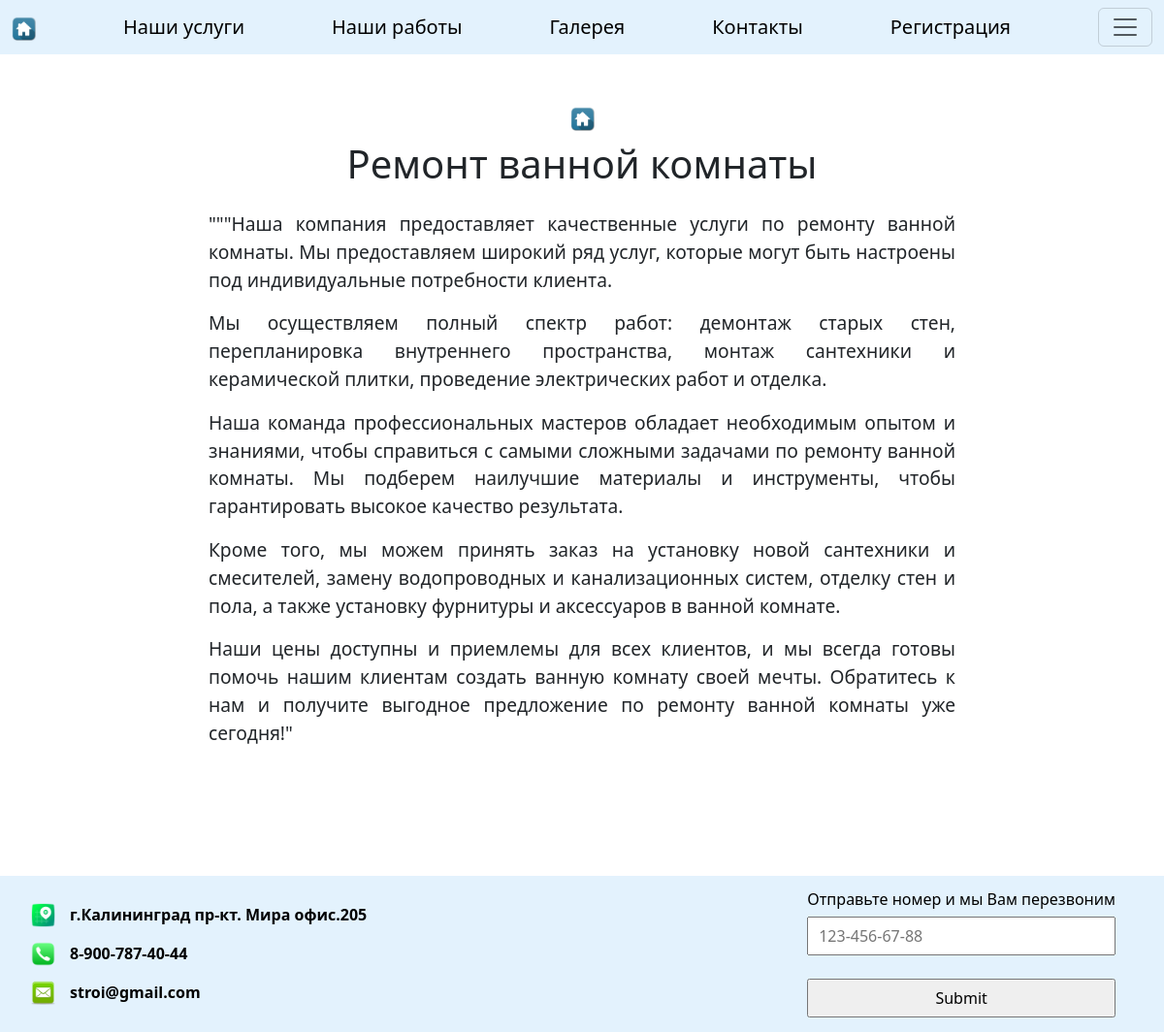
/renovation_bathroom/, run on an earlier commit of the app's database.
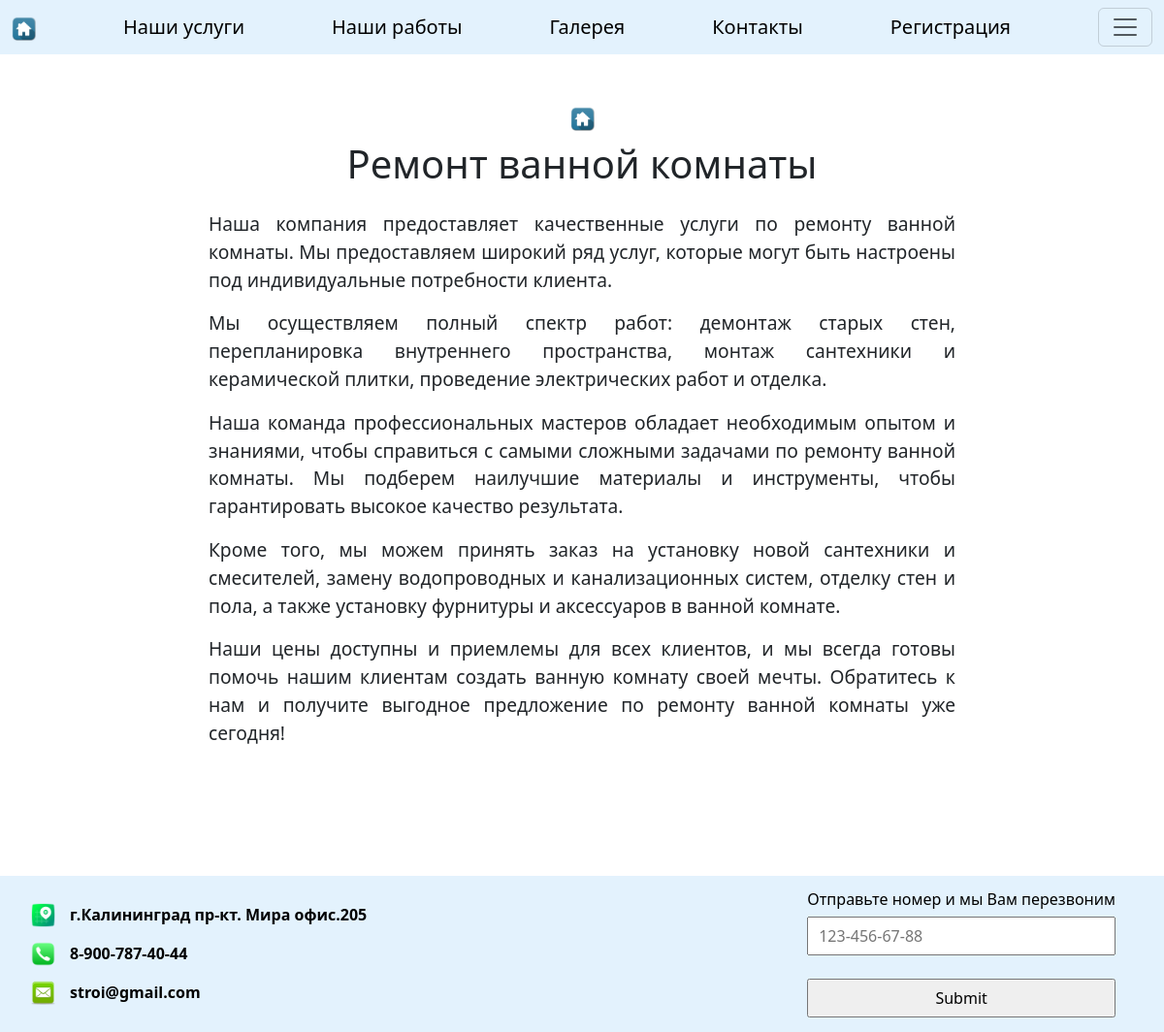
And on a later commit of the database.
### renovation_bathroom/models.py (models this page shows)
class BathRoomType(models.Model):
    binding = models.ForeignKey(TypeOfServices, on_delete=models.CASCADE, null=True, blank=True)

### main_1/models.py (models this page shows, shortened)
class TypeOfServices(models.Model):  # модель видов предоставляемых услуг на сайте
    title = models.CharField(max_length=250)  # название предоставляемых услуг
    description = models.TextField(max_length=3000)  # описание предоставляемых услуг
    services_image = models.ForeignKey(PhotoOfWorks, on_delete=models.CASCADE, null=True, blank=True)  # связь с
    company = models.ForeignKey(Company, on_delete=models.CASCADE, null=True, blank=True)

### renovation_bathroom/views.py (the view)
# urls.py: path('renovation_bathroom/', include('renovation_bathroom.urls')),
def renovation_bathroom(request):
    contact_org = ContactOfOrganization.objects.all()
    photo = PhotoOfWorks.objects.all()
    bathroom = BathRoom.objects.all()[:3]
    works = BathRoomType.objects.all()
    context = {
        'bathroom': bathroom,
        'works': works,
        'photo': photo,
        'contact': contact_org,
    }
    return render(request, 'renovation_bathroom/index.html', context)

### renovation_bathroom/templates/renovation_bathroom/index.html (shortened to what this page needs)
<!DOCTYPE html>
{% load static %}
<html lang="en">
<head>
     <link rel="stylesheet" href="{% static 'css/style.css' %}">
    <link rel="stylesheet" href="{% static 'css/style.scss' %}">
    <link rel="stylesheet" href="https://cdn.jsdelivr.net/npm/bootstrap@5.3.0-alpha3/dist/css/bootstrap.min.css">
</head>
<body >
{% block title %}
<nav class="navbar fixed-top" style='background-color: #e3f2fd'>
  <div class="container-fluid">
   <a class="navbar-brand" href="{% url 'index' %}"><img src="{% static 'images/home.ico' %}" alt="" style="width: 25px; height: 25px"></a>
    <a class="navbar-brand" href="{% url 'main' %}">Наши услуги</a>
    <a class="navbar-brand" href="{% url 'info-objects' %}">Наши работы</a>
    <a class="navbar-brand" href="{% url 'bathroom_gallery' %}">Галерея</a>
    <a class="navbar-brand" href="{% url 'contact' %}">Контакты</a>
      {% if user.is_authenticated%}
    <a class="navbar-brand" href="{% url 'personal_account'  user.id %}">Личный кабинет</a>
      {% else %}
    <a class="navbar-brand" href="{% url 'enter' %}">Регистрация</a>
      {% endif %}
    <button class="navbar-toggler" type="button" data-bs-toggle="offcanvas" data-bs-target="#offcanvasDarkNavbar" aria-controls="offcanvasDarkNavbar" aria-label="Toggle navigation">
      <span class="navbar-toggler-icon"></span>
    </button>
  </div>
</nav>
{% endblock %}
{% block content %}
<div class="content">
        <div class="our_works_wrapper">
            <div class="our_works_wrapper_title">
                <a href="{% url 'index' %}"><img class="icon" style="margin-top: 10px"
                                                  src="{% static 'images/home.ico' %}"></a>
                <h1>Ремонт ванной комнаты</h1>
                {% for field in works %}
                <p>{{ field.binding.description|linebreaks }}</p>
                {% endfor %}
            </div>
        </div>
</div>
{% endblock %}
{% block footer %}
<div class="footer">
            {% for fields in contact %}
                <ul class="contact_list">
                    <li class="contact_element">
                        <img src="{% static 'images/address_icon.png' %}" alt=""><p>{{ fields.address }}</p>
                    </li>
                    <li class="contact_element">
                        <img src="{% static 'images/phone_icon.png' %}" alt=""><p>{{ fields.phone }}</p>
                    </li>
                     <li class="contact_element">
                        <img src="{% static 'images/mail_icon.png' %}" alt=""><p>{{ fields.email }}</p>
                    </li>
                </ul>
            {% endfor %}
    <div class="footer_wrap" >
            <form action="{% url 'index' %}" method="post">
            <h6>Отправьте номер и мы Вам перезвоним</h6>
            <input type="tel" id="phone" name="phone" placeholder="123-456-67-88" pattern="[0-9]{3}-[0-9]{3}-[0-9]{2}-[0-9]{2}"
         required><br><br>
            <input type="submit">
                </form>
    </div>
</div>
{% endblock %}
</body>
</html>

What changed in the data, as far as the page shows it:
changed through a linked row, BathRoomType: binding.description "\"\"\"Наша компания предоставляет качественные услуги по ремонту ванной комнаты. Мы предоставляем широкий ряд услуг, которые могут быть настроены под индивидуальные потребности клиента. Мы осуществляем полный спектр работ: демонтаж старых стен, перепланировка внутреннего пространства, монтаж сантехники и керамической плитки, проведение электрических работ и отделка. Наша команда профессиональных мастеров обладает необходимым опытом и знаниями, чтобы справиться с самыми сложными задачами по ремонту ванной комнаты. Мы подберем наилучшие материалы и инструменты, чтобы гарантировать высокое качество результата. Кроме того, мы можем принять заказ на установку новой сантехники и смесителей, замену…" → "Наша компания предоставляет качественные услуги по ремонту ванной комнаты. Мы предоставляем широкий ряд услуг, которые могут быть настроены под индивидуальные потребности клиента. Мы осуществляем полный спектр работ: демонтаж старых стен, перепланировка внутреннего пространства, монтаж сантехники и керамической плитки, проведение электрических работ и отделка. Наша команда профессиональных мастеров обладает необходимым опытом и знаниями, чтобы справиться с самыми сложными задачами по ремонту ванной комнаты. Мы подберем наилучшие материалы и инструменты, чтобы гарантировать высокое качество результата. Кроме того, мы можем принять заказ на установку новой сантехники и смесителей, замену…"
